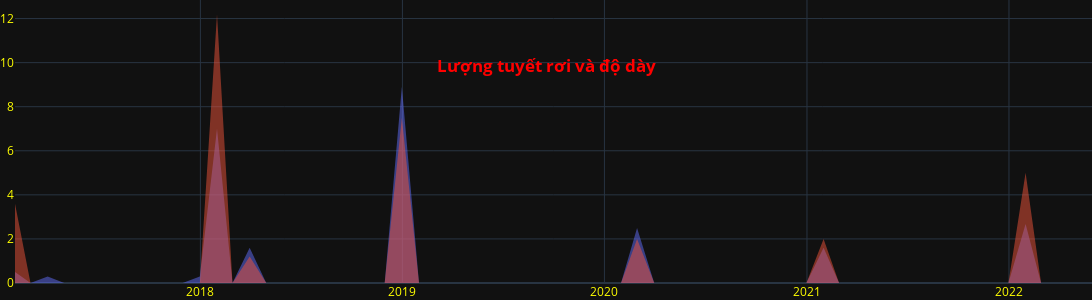

Notebook code cell kept with this figure:
### Markdown cell above
Biểu đồ tuyết rơi

### Code cell
fig = go.Figure()
m = df.resample('M').sum()
fig.add_trace(go.Scatter(x=m.index, y=m.snow, fill='tozeroy', mode='none',
                        name = 'Lượng tuyết rơi'))
fig.add_trace(go.Scatter(x=m.index, y=m.snwd, fill='tozeroy', mode='none',
                        name = 'Độ dày tuyết'))

fig.update_layout(
    barmode='overlay',
    title={
        'text': f'<b>Lượng tuyết rơi và độ dày</b>',
        'y':0.8,
        'x':0.5,
        'xanchor': 'center',
        'yanchor': 'top'},
    title_font_color="red",
    font_color="yellow",
    hovermode="x unified",
    hoverlabel=dict(
        bgcolor="gray",
        font_size=16,
        font_family="Rockwell"),
    showlegend = False
)
fig.update_layout(yaxis_title=None, xaxis_title=None, margin=dict(l=0, r=0, t=0, b=0),
    height=300, width=1960)
fig.show()

### Figure 1 — Plotly figure (JSON) as saved in the notebook; plotly's stock layout.template omitted (floating-point values rounded to 4 significant figures)
{"data": [{"fill": "tozeroy", "mode": "none", "name": "Lượng tuyết rơi", "type": "scatter", "x": ["2017-01-31T00:00:00", "2017-02-28T00:00:00", "2017-03-31T00:00:00", "2017-04-30T00:00:00", "2017-05-31T00:00:00", "2017-06-30T00:00:00", "2017-07-31T00:00:00", "2017-08-31T00:00:00", "2017-09-30T00:00:00", "2017-10-31T00:00:00", "2017-11-30T00:00:00", "2017-12-31T00:00:00", "2018-01-31T00:00:00", "2018-02-28T00:00:00", "2018-03-31T00:00:00", "2018-04-30T00:00:00", "2018-05-31T00:00:00", "2018-06-30T00:00:00", "2018-07-31T00:00:00", "2018-08-31T00:00:00", "2018-09-30T00:00:00", "2018-10-31T00:00:00", "2018-11-30T00:00:00", "2018-12-31T00:00:00", "2019-01-31T00:00:00", "2019-02-28T00:00:00", "2019-03-31T00:00:00", "2019-04-30T00:00:00", "2019-05-31T00:00:00", "2019-06-30T00:00:00", "2019-07-31T00:00:00", "2019-08-31T00:00:00", "2019-09-30T00:00:00", "2019-10-31T00:00:00", "2019-11-30T00:00:00", "2019-12-31T00:00:00", "2020-01-31T00:00:00", "2020-02-29T00:00:00", "2020-03-31T00:00:00", "2020-04-30T00:00:00", "2020-05-31T00:00:00", "2020-06-30T00:00:00", "2020-07-31T00:00:00", "2020-08-31T00:00:00", "2020-09-30T00:00:00", "2020-10-31T00:00:00", "2020-11-30T00:00:00", "2020-12-31T00:00:00", "2021-01-31T00:00:00", "2021-02-28T00:00:00", "2021-03-31T00:00:00", "2021-04-30T00:00:00", "2021-05-31T00:00:00", "2021-06-30T00:00:00", "2021-07-31T00:00:00", "2021-08-31T00:00:00", "2021-09-30T00:00:00", "2021-10-31T00:00:00", "2021-11-30T00:00:00", "2021-12-31T00:00:00", "2022-01-31T00:00:00", "2022-02-28T00:00:00", "2022-03-31T00:00:00", "2022-04-30T00:00:00", "2022-05-31T00:00:00"], "y": [0.5, 0, 0.3, 0, 0, 0, 0, 0, 0, 0, 0, 0.3, 7.0, 0, 1.6, 0, 0, 0, 0, 0, 0, 0, 0, 8.9, 0, 0, 0, 0, 0, 0, 0, 0, 0, 0, 0, 0, 0, 2.5, 0, 0, 0, 0, 0, 0, 0, 0, 0, 0, 1.6, 0, 0, 0, 0, 0, 0, 0, 0, 0, 0, 0, 2.68, 0, 0, 0, 0]}, {"fill": "tozeroy", "mode": "none", "name": "Độ dày tuyết", "type": "scatter", "x": ["2017-01-31T00:00:00", "2017-02-28T00:00:00", "2017-03-31T00:00:00", "2017-04-30T00:00:00", "2017-05-31T00:00:00", "2017-06-30T00:00:00", "2017-07-31T00:00:00", "2017-08-31T00:00:00", "2017-09-30T00:00:00", "2017-10-31T00:00:00", "2017-11-30T00:00:00", "2017-12-31T00:00:00", "2018-01-31T00:00:00", "2018-02-28T00:00:00", "2018-03-31T00:00:00", "2018-04-30T00:00:00", "2018-05-31T00:00:00", "2018-06-30T00:00:00", "2018-07-31T00:00:00", "2018-08-31T00:00:00", "2018-09-30T00:00:00", "2018-10-31T00:00:00", "2018-11-30T00:00:00", "2018-12-31T00:00:00", "2019-01-31T00:00:00", "2019-02-28T00:00:00", "2019-03-31T00:00:00", "2019-04-30T00:00:00", "2019-05-31T00:00:00", "2019-06-30T00:00:00", "2019-07-31T00:00:00", "2019-08-31T00:00:00", "2019-09-30T00:00:00", "2019-10-31T00:00:00", "2019-11-30T00:00:00", "2019-12-31T00:00:00", "2020-01-31T00:00:00", "2020-02-29T00:00:00", "2020-03-31T00:00:00", "2020-04-30T00:00:00", "2020-05-31T00:00:00", "2020-06-30T00:00:00", "2020-07-31T00:00:00", "2020-08-31T00:00:00", "2020-09-30T00:00:00", "2020-10-31T00:00:00", "2020-11-30T00:00:00", "2020-12-31T00:00:00", "2021-01-31T00:00:00", "2021-02-28T00:00:00", "2021-03-31T00:00:00", "2021-04-30T00:00:00", "2021-05-31T00:00:00", "2021-06-30T00:00:00", "2021-07-31T00:00:00", "2021-08-31T00:00:00", "2021-09-30T00:00:00", "2021-10-31T00:00:00", "2021-11-30T00:00:00", "2021-12-31T00:00:00", "2022-01-31T00:00:00", "2022-02-28T00:00:00", "2022-03-31T00:00:00", "2022-04-30T00:00:00", "2022-05-31T00:00:00"], "y": [3.6, 0, 0, 0, 0, 0, 0, 0, 0, 0, 0, 0, 12.2, 0, 1.2, 0, 0, 0, 0, 0, 0, 0, 0, 7.5, 0, 0, 0, 0, 0, 0, 0, 0, 0, 0, 0, 0, 0, 2, 0, 0, 0, 0, 0, 0, 0, 0, 0, 0, 2, 0, 0, 0, 0, 0, 0, 0, 0, 0, 0, 0, 5, 0, 0, 0, 0]}], "layout": {"barmode": "overlay", "font": {"color": "yellow"}, "height": 300, "hoverlabel": {"bgcolor": "gray", "font": {"family": "Rockwell", "size": 16}}, "hovermode": "x unified", "margin": {"b": 0, "l": 0, "r": 0, "t": 0}, "showlegend": false, "title": {"font": {"color": "red"}, "text": "<b>Lượng tuyết rơi và độ dày</b>", "x": 0.5, "xanchor": "center", "y": 0.8, "yanchor": "top"}, "width": 1960, "xaxis": {"title": {}}, "yaxis": {"title": {}}}}
